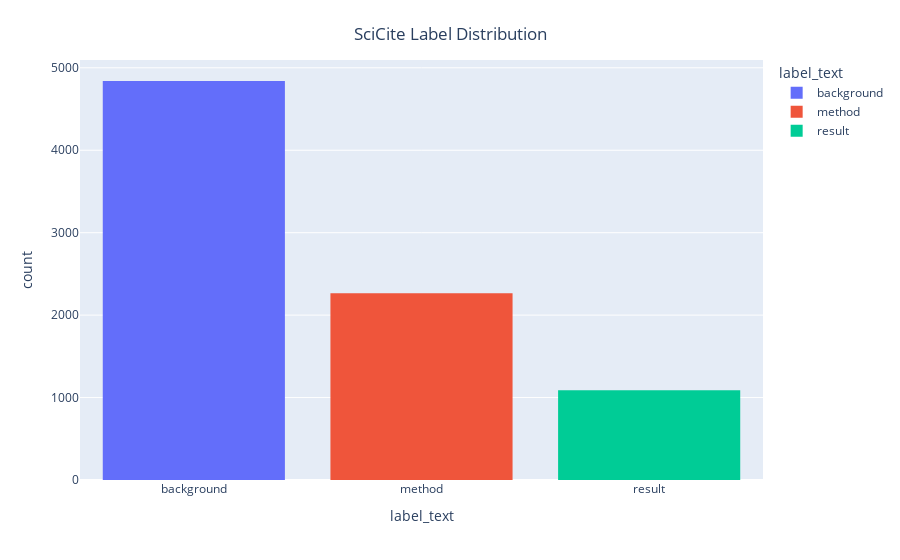

Notebook source saved alongside this figure:
### Markdown cell above
# Dataset Label Distribution

### Code cell
fig = px.histogram(df, x='label_text', color='label_text')
fig.update_layout(
    title={
        'text': "SciCite Label Distribution",
        'y':0.95,
        'x':0.5,
        'xanchor': 'center',
        'yanchor': 'top'
    }
)
fig.show()

### Figure 1 — Plotly figure (JSON) as saved in the notebook; plotly's stock layout.template omitted (floating-point values rounded to 4 significant figures; data arrays with more than 128 entries replaced by an {"elided": "..."} marker saying what was removed)
{"data": [{"alignmentgroup": "True", "bingroup": "x", "hovertemplate": "label_text=%{x}<br>count=%{y}<extra></extra>", "legendgroup": "background", "marker": {"color": "#636efa", "pattern": {"shape": ""}}, "name": "background", "offsetgroup": "background", "orientation": "v", "showlegend": true, "type": "histogram", "x": {"elided": "4840 str values"}, "xaxis": "x", "yaxis": "y"}, {"alignmentgroup": "True", "bingroup": "x", "hovertemplate": "label_text=%{x}<br>count=%{y}<extra></extra>", "legendgroup": "method", "marker": {"color": "#EF553B", "pattern": {"shape": ""}}, "name": "method", "offsetgroup": "method", "orientation": "v", "showlegend": true, "type": "histogram", "x": {"elided": "2266 str values"}, "xaxis": "x", "yaxis": "y"}, {"alignmentgroup": "True", "bingroup": "x", "hovertemplate": "label_text=%{x}<br>count=%{y}<extra></extra>", "legendgroup": "result", "marker": {"color": "#00cc96", "pattern": {"shape": ""}}, "name": "result", "offsetgroup": "result", "orientation": "v", "showlegend": true, "type": "histogram", "x": {"elided": "1088 str values"}, "xaxis": "x", "yaxis": "y"}], "layout": {"barmode": "relative", "legend": {"title": {"text": "label_text"}, "tracegroupgap": 0}, "margin": {"t": 60}, "title": {"text": "SciCite Label Distribution", "x": 0.5, "xanchor": "center", "y": 0.95, "yanchor": "top"}, "xaxis": {"anchor": "y", "categoryarray": ["background", "method", "result"], "categoryorder": "array", "domain": [0, 1], "title": {"text": "label_text"}}, "yaxis": {"anchor": "x", "domain": [0, 1], "title": {"text": "count"}}}}
